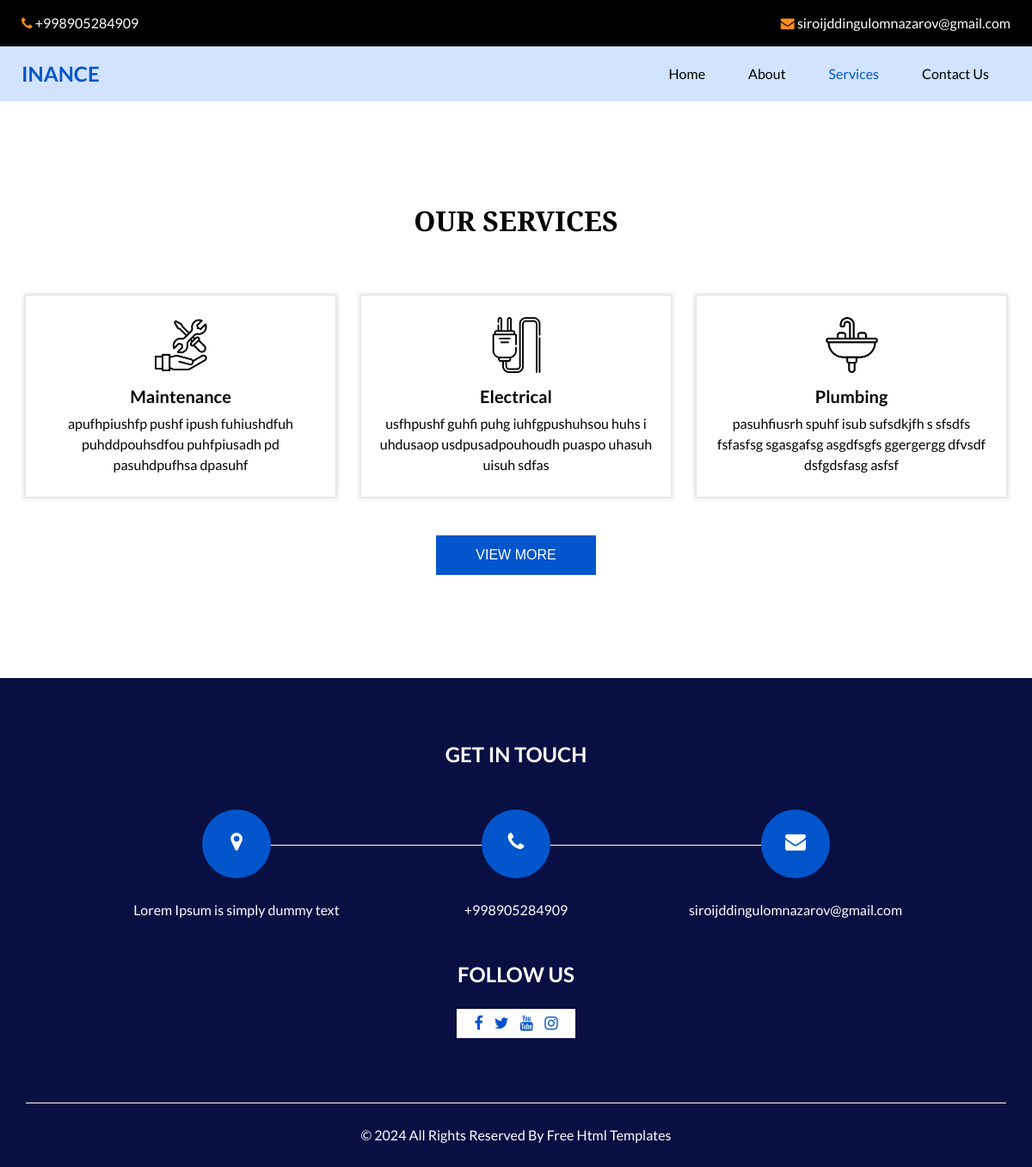
Page /services/ on the committed database.
### main/models.py (models this page shows, shortened)
class Info(models.Model):
    phone = models.CharField(max_length=100)
    email = models.EmailField()
    instagram = models.URLField()
    facebook = models.URLField()
    youtube = models.URLField()
    twitter = models.URLField()

class Services(models.Model):
    image = models.ImageField(upload_to='media/services', null=True)
    title = models.CharField(max_length=200)
    text = models.TextField()

### main/views.py (the view)
# urls.py: path('services/', service_view, name='services'),
def service_view(request):
    context = {
       'services' : Services.objects.all(),
        'info' : Info.objects.first(),
    }
    return render(request, 'service.html', context)

### templates/service.html (shortened to what this page needs)
{% load static %}
<!DOCTYPE html>
<html>
<head>
  <link rel="stylesheet" type="text/css" href="https://cdnjs.cloudflare.com/ajax/libs/OwlCarousel2/2.3.4/assets/owl.carousel.min.css" />
  <link rel="stylesheet" type="text/css" href="{% static 'css/bootstrap.css' %}" />
  <link rel="stylesheet" type="text/css" href="{% static 'css/font-awesome.min.css' %}" />
  <link href="{% static 'css/style.css' %}" rel="stylesheet" />
  <link href="{% static 'css/responsive.css' %}" rel="stylesheet" />
</head>
<body>
  <div class="hero_area">
    <header class="header_section">
      <div class="header_top">
        <div class="container-fluid">
          <div class="contact_nav">
            <a href="">
              <i class="fa fa-phone" aria-hidden="true"></i>
              <span>
                {{ info.phone }}
              </span>
            </a>
            <a href="">
              <i class="fa fa-envelope" aria-hidden="true"></i>
              <span>
                {{ info.email }}
              </span>
            </a>
          </div>
        </div>
      </div>
      <div class="header_bottom">
        <div class="container-fluid">
          <nav class="navbar navbar-expand-lg custom_nav-container ">
            <a class="navbar-brand" href="{% url 'index' %}">
              <span>
                Inance
              </span>
            </a>
            <div class="collapse navbar-collapse" id="navbarSupportedContent">
              <ul class="navbar-nav ">
                <li class="nav-item ">
                  <a class="nav-link" href="{% url 'index' %}">Home <span class="sr-only">(current)</span></a>
                </li>
                <li class="nav-item">
                  <a class="nav-link" href="{% url 'about' %}"> About</a>
                </li>
                <li class="nav-item active">
                  <a class="nav-link" href="{% url 'services' %}">Services</a>
                </li>
                <li class="nav-item">
                  <a class="nav-link" href="{% url 'contact' %}">Contact Us</a>
                </li>
              </ul>
            </div>
          </nav>
        </div>
      </div>
    </header>
  </div>
  <section class="service_section layout_padding">
    <div class="container ">
      <div class="heading_container heading_center">
        <h2> Our Services </h2>
      </div>
      <div class="row">
        {% for i in services %}
        <div class="col-sm-6 col-md-4 mx-auto">
          <div class="box ">
            <div class="img-box">
              <img src="{{ i.image.url }}" alt="" />
            </div>
            <div class="detail-box">
              <h5>
                {{ i.title }}
              </h5>
              <p>
                {{ i.text }}
              </p>
            </div>
          </div>
        </div>
        {% endfor %}
      </div>
      <div class="btn-box">
        <a href="">
          View More
        </a>
      </div>
    </div>
  </section>
  <section class="info_section ">
    <div class="container">
      <h4>
        Get In Touch
      </h4>
      <div class="row">
        <div class="col-lg-10 mx-auto">
          <div class="info_items">
            <div class="row">
              <div class="col-md-4">
                <a href="">
                  <div class="item ">
                    <div class="img-box ">
                      <i class="fa fa-map-marker" aria-hidden="true"></i>
                    </div>
                    <p>
                      Lorem Ipsum is simply dummy text
                    </p>
                  </div>
                </a>
              </div>
              <div class="col-md-4">
                <a href="">
                  <div class="item ">
                    <div class="img-box ">
                      <i class="fa fa-phone" aria-hidden="true"></i>
                    </div>
                    <p>
                      {{ info.phone }}
                    </p>
                  </div>
                </a>
              </div>
              <div class="col-md-4">
                <a href="">
                  <div class="item ">
                    <div class="img-box">
                      <i class="fa fa-envelope" aria-hidden="true"></i>
                    </div>
                    <p>
                      {{ info.email }}
                    </p>
                  </div>
                </a>
              </div>
            </div>
          </div>
        </div>
      </div>
    </div>
    <div class="social-box">
      <h4>
        Follow Us
      </h4>
      <div class="box">
        <a href="{{ info.facebook }}">
          <i class="fa fa-facebook" aria-hidden="true"></i>
        </a>
        <a href="{{ info.twitter }}">
          <i class="fa fa-twitter" aria-hidden="true"></i>
        </a>
        <a href="{{ info.youtube }}">
          <i class="fa fa-youtube" aria-hidden="true"></i>
        </a>
        <a href="{{ info.instagram }}">
          <i class="fa fa-instagram" aria-hidden="true"></i>
        </a>
      </div>
    </div>
  </section>
  <footer class="footer_section">
    <div class="container">
      <p>
        &copy; <span id="displayDateYear"></span> All Rights Reserved By
        <a href="https://html.design/">Free Html Templates</a>
      </p>
    </div>
  </footer>
</body>
</html>

### static/css/responsive.css (style rules this page uses)
@media (min-width: 1200px) { .container { max-width: 1170px; } }

### rows in the picture
Info: phone "+998905284909", email "siroijddingulomnazarov@gmail.com"
Services: image (picture), title "Maintenance", text "apufhpiushfp pushf ipush fuhiushdfuh puhddpouhsdfou puhfpiusadh pd pasuhdpufhsa dpasuhf"
Services: image (picture), title "Electrical", text "usfhpushf guhfi puhg iuhfgpushuhsou huhs i uhdusaop usdpusadpouhoudh puaspo uhasuh uisuh sdfas"
Services: image (picture), title "Plumbing", text "pasuhfiusrh spuhf isub sufsdkjfh s sfsdfs fsfasfsg sgasgafsg asgdfsgfs ggergergg dfvsdf dsfgdsfasg asfsf"
